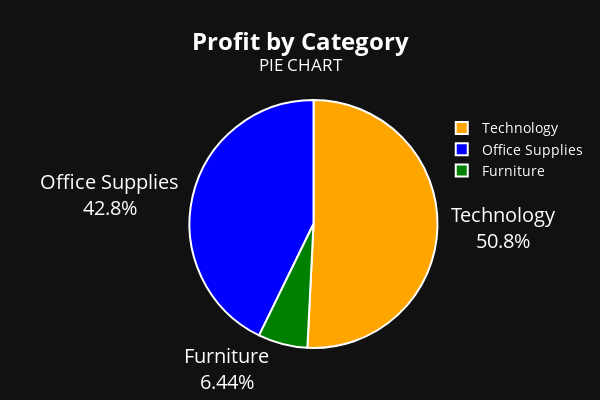

The notebook cell this image was saved under:
### Code cell
trace = go.Pie(
    values = pbc['Profit'],
    labels = pbc['Category'],
    textinfo = 'label+percent',
    hoverinfo = 'label+value+percent',
    textposition = 'outside',
    textfont = dict(size = 20, color = 'white'),
    marker = dict(colors = ['green', 'blue', 'orange'], line = dict(color = 'white', width = 2)),
    showlegend = True
)

layout = go.Layout(
    title = dict(text = '<b>Profit by Category</b><br><sup>PIE CHART</sup>',
                 font = dict(size = 24, color = 'white'),
                 x = 0.5),
    legend = dict(orientation = 'v', yanchor = 'top', y = 0.95,
                  xanchor = 'left', x = 0.95, font = dict(size = 14, color = 'white')),
    margin = dict(t = 100, b = 50, l = 50, r =50),
    height = 400, width = 600, template = 'plotly_dark'
)
fig = go.Figure(trace, layout)
fig.show()

### Figure 1 — Plotly figure (JSON) as saved in the notebook; plotly's stock layout.template omitted (floating-point values rounded to 4 significant figures)
{"data": [{"hoverinfo": "label+value+percent", "labels": ["Furniture", "Office Supplies", "Technology"], "marker": {"colors": ["green", "blue", "orange"], "line": {"color": "white", "width": 2}}, "showlegend": true, "textfont": {"color": "white", "size": 20}, "textinfo": "label+percent", "textposition": "outside", "type": "pie", "values": [18450.0, 122500.0, 145500.0]}], "layout": {"height": 400, "legend": {"font": {"color": "white", "size": 14}, "orientation": "v", "x": 0.95, "xanchor": "left", "y": 0.95, "yanchor": "top"}, "margin": {"b": 50, "l": 50, "r": 50, "t": 100}, "title": {"font": {"color": "white", "size": 24}, "text": "<b>Profit by Category</b><br><sup>PIE CHART</sup>", "x": 0.5}, "width": 600}}
